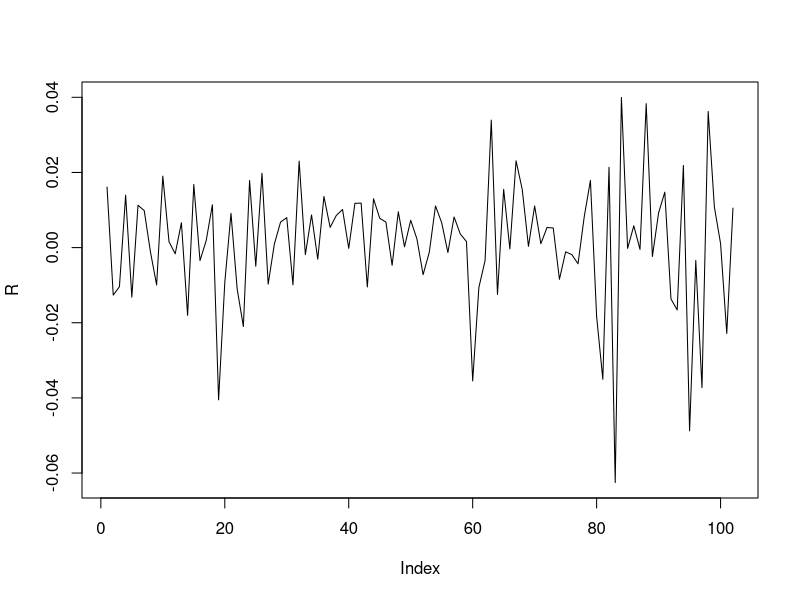
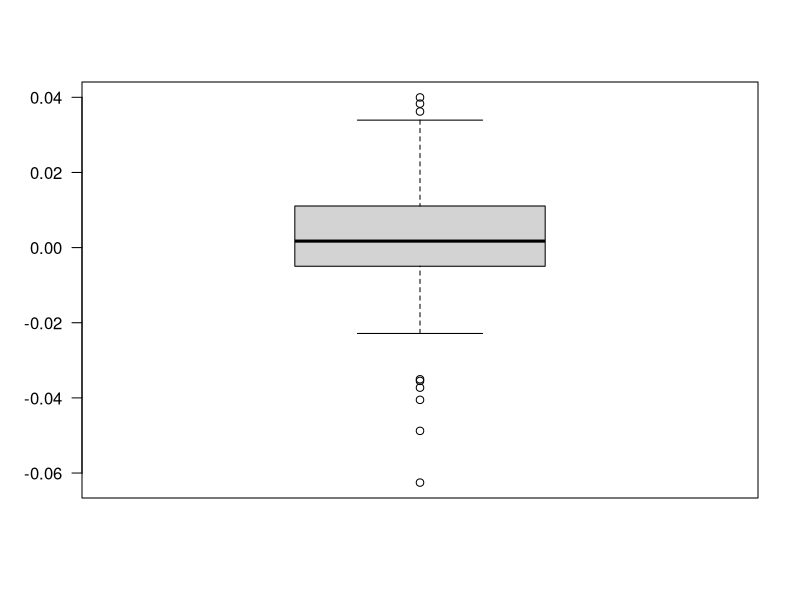
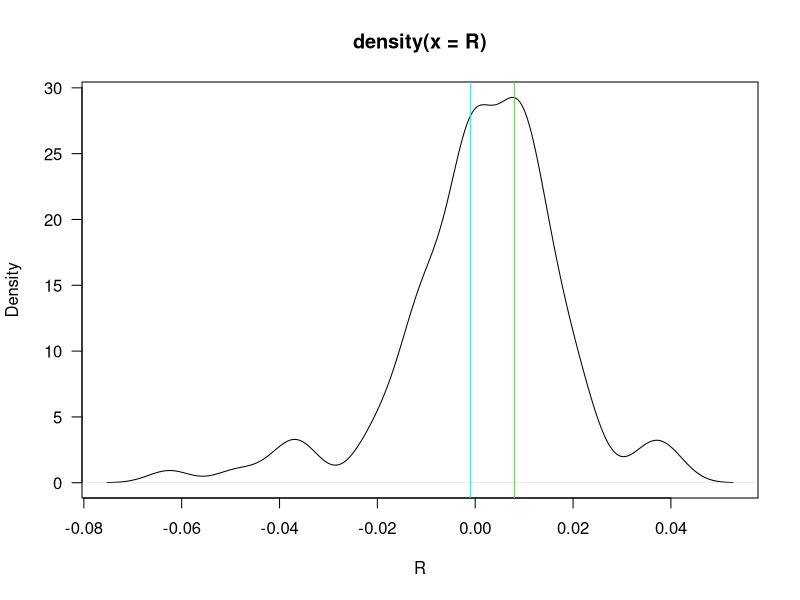
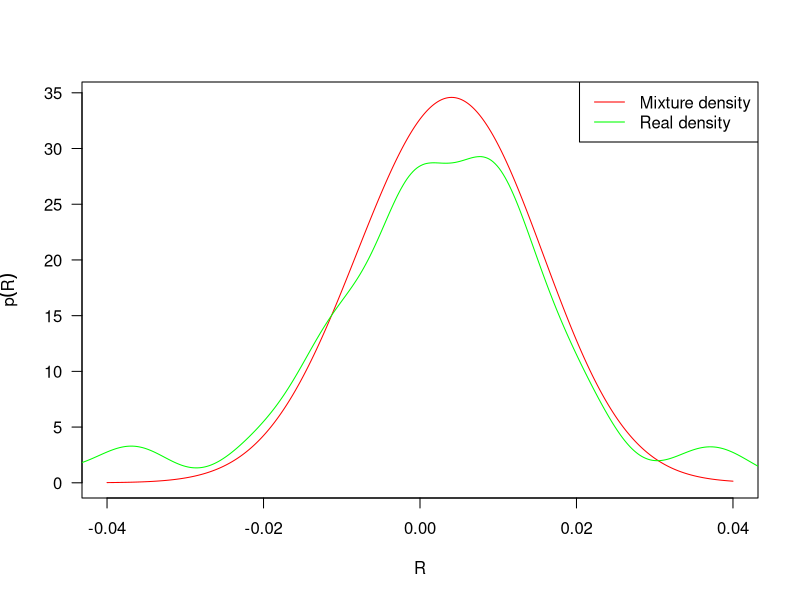
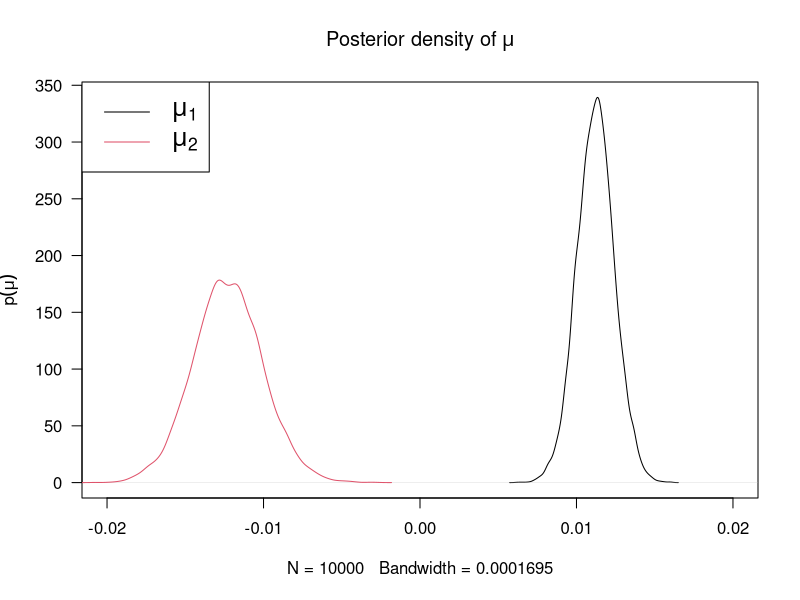
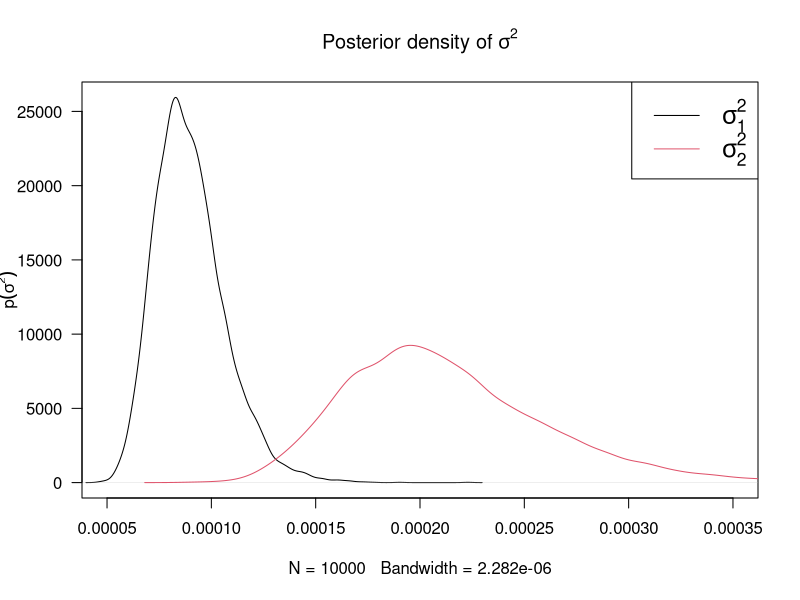
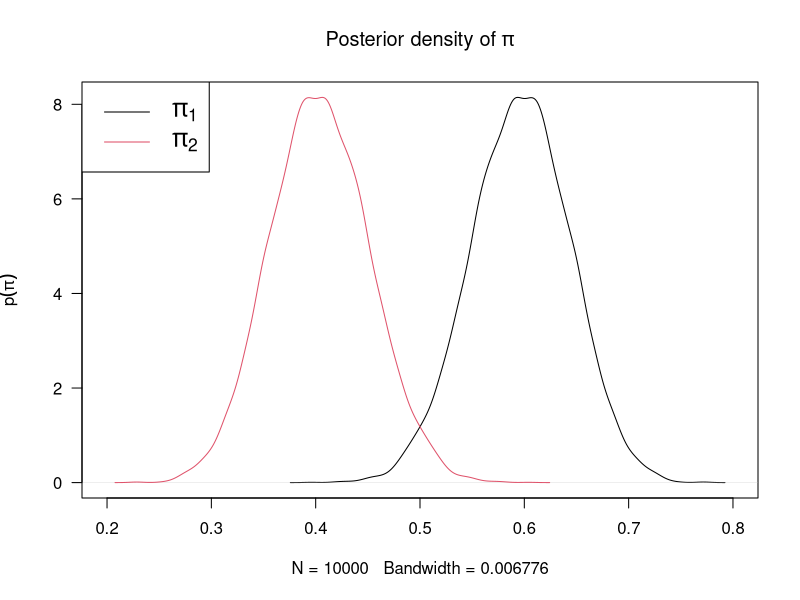
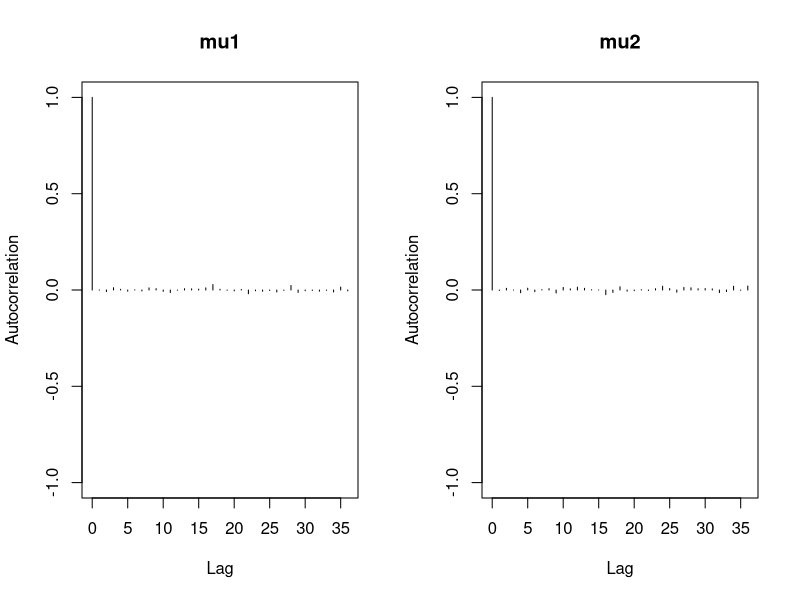

Here is the R script that generated these plots, in order:
## ---- chunk 1
knitr::opts_chunk$set(echo = F)
library(coda)
library(MASS)
library(mvtnorm)

## ---- chunk 2

setwd("~/Desktop/STAT-S 426/STAT-S426-Project")
SP500.2006 <- read.csv("2006.txt",header = F)
SP500.2007 <- read.csv("2007.txt",header = F)
SP500 <- rbind(SP500.2006,SP500.2007)

R = c()
for (i in 2:nrow(SP500)){
  R = c(R, log(SP500$V2[i]/SP500$V2[i-1]))
}

## ---- chunk 3
plot(R, type = 'l')
boxplot(R, las = 1)
summary(R)

plot(density(R),las = 1, xlab = 'R')
abline(v = 0.008, col = 3)
abline(v = -0.001, col = 5)

length(subset(R, R > 0.009))
# length(subset(R, R > 0.003 & R < 0.011))

length(subset(R, R > -0.002 & R < 0.009))
length(subset(R, R < -0.002))

## ---- chunk 4
# K = # of mixture normal models 
# T = total # of days
# pi = proportion of each normal model
# mu = mean of each normal
# theta = variance of each normal
# v_t ~ Uniform[0,1]
# Gt = k -> which normal model

mu = c(0.008, -0.003)
s2 = c(0.0001, 0.0001)
p = c(0.6, 0.4)
K = 2 # the number of mixed normal models

interval = seq(-0.04,0.04,0.0001)
plot(interval, p[1]*dnorm(interval, mu[1], sqrt(s2[1])) + p[2]*dnorm(interval, mu[2], sqrt(s2[2])), 
     col = 'red', las = 1, ylab = expression(p(R)), xlab = expression(R), type = 'l')
lines(density(R),col='green')
legend('topright',legend = c("Mixture density","Real density"), lty = c(1,1), col = c('red','green'))

## ---- chunk 5

# Fix K = 2, v_t = 0 (p. 595)

Psi.k = function(u){
  return(log(p[1]*exp(-u*mu[1] + u^2*s2[1]/2) + p[2]*exp(-u*mu[2] + u^2*s2[2]/2)))
}

Psi.vt = Psi.k(u = 0)
Psi.vt_1 = Psi.k(u = -1)

r_t = 0.0044

rho_t = r_t + Psi.vt - Psi.vt_1

Post.Gt.1 = p[1] * dnorm(R, mu[1] + rho_t,sqrt(s2[1]))/(p[1] * dnorm(R, mu[1] + rho_t,sqrt(s2[1])) + p[2] * dnorm(R, mu[2] + rho_t,sqrt(s2[2])))
Post.Gt.2 = p[2] * dnorm(R, mu[2] + rho_t,sqrt(s2[2]))/(p[1] * dnorm(R, mu[1] + rho_t,sqrt(s2[1])) + p[2] * dnorm(R, mu[2] + rho_t,sqrt(s2[2])))

model.num = c()
for (i in 1:length(R)){
  if (Post.Gt.1[i] > Post.Gt.2[i]){
    model.num = c(model.num,1)
  }
  else {model.num = c(model.num,2)}
}

# cbind(Post.Gt.1, Post.Gt.2, model.num)

x1 = length(subset(model.num, model.num == 1))
x2 = length(subset(model.num, model.num == 2))

c(x1, x2)
## ---- chunk 6

a <- b <- 1
mu_0 <- 0.008
tao_0.sq <- 0.01^2
sigma_0.sq <- 0.01^2
v_0 <- 1

trace <- array(NA, dim = c(10000,5), dimnames=list(iteration=NULL, parameters = c('mu1', 'mu2','sigma1.sq','sigma2.sq','p')))
trace[1,] <- tr <- c(mean(R[model.num == 1]), mean(R[model.num == 2]), 
                     var(R[model.num == 1]), var(R[model.num == 2]), 0.5)


x1 = length(subset(model.num, model.num == 1))
x2 = length(subset(model.num, model.num == 2))

R1 = R[model.num == 1]
R2 = R[model.num == 2]

R1.bar = mean(R[model.num == 1])
R2.bar = mean(R[model.num == 2])


for (i in 2:10000){
  new.p <- rbeta(1,  x1 + a, x2 + b)
  
  new.sigma1.sq <- 1/rgamma(1,0.5*(v_0 + x1),0.5*(v_0*sigma_0.sq + sum((R[model.num == 1]-tr[1])^2)))
  new.sigma2.sq <- 1/rgamma(1,0.5*(v_0 + x2),0.5*(v_0*sigma_0.sq + sum((R[model.num == 2]-tr[2])^2)))
  
  new.mu1 <- rnorm(1,(mu_0/tao_0.sq + x1*R1.bar/new.sigma1.sq)/(1/tao_0.sq + x1/new.sigma1.sq),
                      sqrt(1/(1/tao_0.sq + x1/new.sigma1.sq)))

  new.mu2 <- rnorm(1,(mu_0/tao_0.sq + x2*R2.bar/new.sigma2.sq)/(1/tao_0.sq + x2/new.sigma2.sq),
                      sqrt(1/(1/tao_0.sq + x2/new.sigma2.sq)))
  
  trace[i,] <- tr <- c(new.mu1, new.mu2, new.sigma1.sq, new.sigma2.sq, new.p)
  
  }

## ---- chunk 7

plot(density(trace[,1]), type = 'l', ylab = expression(p(mu)),las = 1,xlim = c(-0.020,0.020),
     main = expression('Posterior density of'~mu))
lines(density(trace[,2]), type = 'l',col=2)
legend('topleft',legend = c(expression(mu[1]),expression(mu[2])), 
       col = c(1,2), lty = c(1,1), cex = 1.5)

plot(density(trace[,3]), type = 'l', ylab = expression(p(sigma^2)), las = 1, xlim = c(5e-5,3.5e-4),
     main = expression('Posterior density of'~sigma^2))
lines(density(trace[,4]), type = 'l', col = 2)
legend('topright',legend = c(expression(sigma[1]^2),expression(sigma[2]^2)), 
       col = c(1,2), lty = c(1,1), cex = 1.5)


plot(density(trace[,5]), type = 'l', ylab = expression(p(pi)),xlim = c(0.2,0.8), las = 1,
     main = expression('Posterior density of'~pi))
lines(density(1-trace[,5]), col=2)
legend('topleft',legend = c(expression(pi[1]),expression(pi[2])), 
       col = c(1,2), lty = c(1,1),cex = 1.5)

## ---- chunk 8

post.inf = apply(trace,2,FUN = function(x){return(c(mean(x),quantile(x,c(0.025,0.975))))})
row.names(post.inf)[1] = 'mean'
round(post.inf, 6)


## ---- chunk 9

mu.mcmc <- mcmc(trace[,1:2], start = 100)

autocorr.plot(mu.mcmc)

effectiveSize(mu.mcmc)
